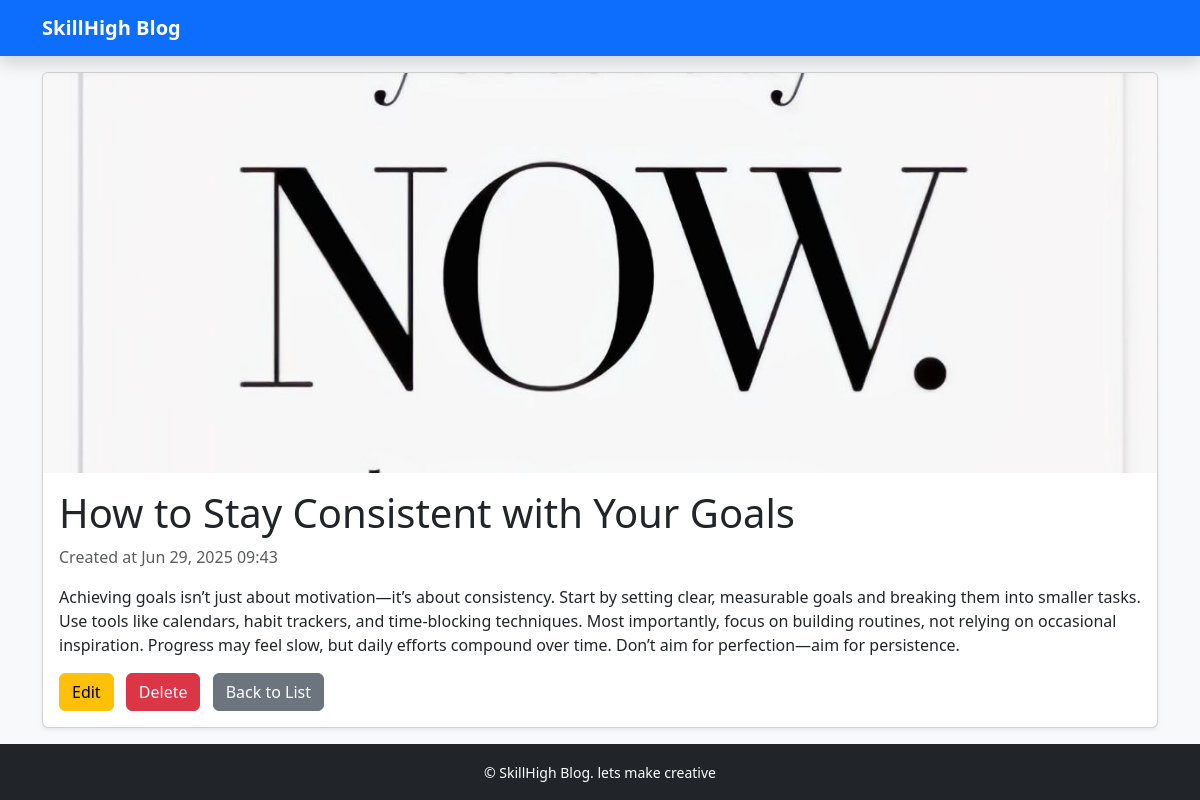
Screenshot of /blog/post/20/ with the database file from the repository.
### blog/models.py (models this page shows, shortened)
class Post(models.Model):
    title = models.CharField(max_length=200)
    content = models.TextField()
    image = models.ImageField(upload_to='post_images/', blank=True, null=True)
    created_at = models.DateTimeField(auto_now_add=True)
    updated_at = models.DateTimeField(auto_now=True)

### blog/views.py (the view)
# urls.py: path('post/<int:pk>/', views.post_detail, name='post_detail'),
def post_detail(request, pk):
    post = get_object_or_404(Post, pk=pk)
    return render(request, 'blog/post_detail.html', {'object': post})

### templates/blog/post_detail.html (shortened to what this page needs)
{% extends 'base.html' %}
{% block content %}
<div class="card mb-4 shadow-sm">
    {% if object.image %}
        <img src="{{ object.image.url }}" class="card-img-top" alt="{{ object.title }}" style="max-height: 400px; object-fit: cover;">
    {% endif %}
    <div class="card-body">
        <h1 class="card-title">{{ object.title }}</h1>
        <p class="text-muted">Created at {{ object.created_at|date:"M d, Y H:i" }}</p>
        <div class="mb-3">
            {{ object.content|linebreaks }}
        </div>
        <a href="{% url 'blog:post_edit' object.pk %}" class="btn btn-warning me-2">Edit</a>
        <a href="{% url 'blog:post_delete' object.pk %}" class="btn btn-danger me-2">Delete</a>
        <a href="{% url 'blog:post_list' %}" class="btn btn-secondary">Back to List</a>
    </div>
</div>
{% endblock %}

### rows the page displays
Post: image (picture), title "How to Stay Consistent with Your Goals", created_at "Jun 29, 2025 09:43", content "Achieving goals isn’t just about motivation—it’s about consistency. Start by setting clear, measurable goals and breaking them into smaller tasks. Use tools like calendars, habit trackers, and time-blocking techniques. Most importantly, focus on building routines, not relying on occasional inspiration. Progress may feel slow, but daily efforts compound over time. Don’t aim for perfection—aim for persistence."
